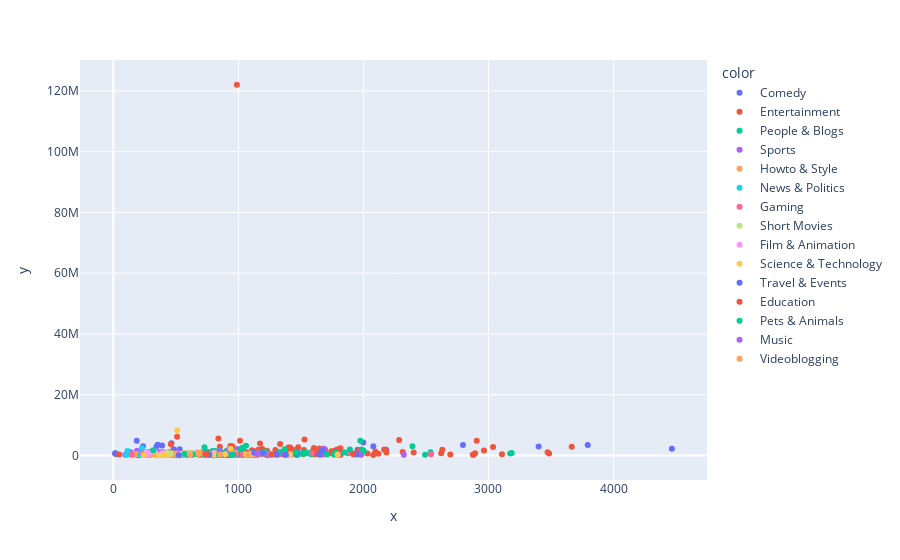

Source (notebook cell):
### Code cell
px.scatter(y= viewership['views'], x=df['times'], color=df['category_title'])

### Figure 1 — Plotly figure (JSON) as saved in the notebook; plotly's stock layout.template omitted (floating-point values rounded to 4 significant figures; data arrays with more than 128 entries replaced by an {"elided": "..."} marker saying what was removed)
{"data": [{"hovertemplate": "color=Comedy<br>x=%{x}<br>y=%{y}<extra></extra>", "legendgroup": "Comedy", "marker": {"color": "#636efa", "symbol": "circle"}, "mode": "markers", "name": "Comedy", "orientation": "v", "showlegend": true, "type": "scatter", "x": [2079, 237, 2183, 925, 1032, 294, 483, 355, 1999, 465, 2796, 389, 21, 3794, 501, 396, 530, 187, 204, 204, 1953, 346, 16, 880, 346, 1241, 881, 750, 1137, 332, 3401, 4467, 483, 892, 14, 982, 369, 1815], "xaxis": "x", "y": [3035449, 3059632, 1857685, 662375, 592922, 1149876, 184199, 3511653, 4237497, 4046551, 3444823, 3328300, 531655, 3422918, 535645, 1066142, 2081056, 4864059, 714905, 189836, 1891925, 3062268, 775237, 570472, 1243824, 247774, 164240, 684642, 765259, 686825, 2954097, 2203920, 2045638, 792056, 650252, 329615, 794057, 661424], "yaxis": "y"}, {"hovertemplate": "color=Entertainment<br>x=%{x}<br>y=%{y}<extra></extra>", "legendgroup": "Entertainment", "marker": {"color": "#EF553B", "symbol": "circle"}, "mode": "markers", "name": "Entertainment", "orientation": "v", "showlegend": true, "type": "scatter", "x": {"elided": "159 int values"}, "xaxis": "x", "y": {"elided": "159 int values"}, "yaxis": "y"}, {"hovertemplate": "color=People & Blogs<br>x=%{x}<br>y=%{y}<extra></extra>", "legendgroup": "People & Blogs", "marker": {"color": "#00cc96", "symbol": "circle"}, "mode": "markers", "name": "People & Blogs", "orientation": "v", "showlegend": true, "type": "scatter", "x": [1536, 866, 538, 829, 701, 1984, 911, 187, 1580, 1321, 815, 1365, 984, 1109, 1514, 1005, 407, 1268, 733, 831, 967, 1845, 1072, 1792, 2537, 1044, 2392, 1479, 691, 1217, 1336, 1874, 1032, 1523, 905, 1099, 1093, 864, 1233, 3174, 239, 1975, 1331, 474, 1779, 788, 853, 785, 1185, 595, 630, 948, 1165, 2493, 626, 351, 1223, 835, 920, 1028, 753, 948, 1230, 497, 781, 973, 1373, 950, 1470, 1143, 1766, 748, 3186, 792, 698, 1709, 1060, 1144, 646, 839, 729, 1534, 1463, 791, 1567, 761, 847, 595, 522, 506, 793, 692, 959, 734, 1686, 986, 996, 476, 514], "xaxis": "x", "y": [641662, 478010, 241487, 585141, 802762, 384741, 568531, 177980, 370242, 714655, 1483465, 916314, 295230, 429423, 608928, 647051, 375582, 302098, 160042, 512477, 525242, 1039030, 266591, 348642, 1040775, 746428, 3060329, 432016, 158293, 1284263, 1035593, 763808, 2519262, 846921, 1507657, 717078, 221013, 185201, 221881, 646732, 257423, 4854232, 1081699, 757987, 899390, 406616, 1534925, 681919, 994540, 504516, 286360, 274893, 399047, 231074, 575102, 341936, 728516, 732299, 1247688, 642624, 445441, 1575420, 257537, 514454, 223747, 988391, 211840, 959247, 167034, 197690, 241767, 509616, 827056, 183816, 874798, 344423, 491229, 637602, 394395, 357401, 2721571, 798029, 273390, 144223, 905820, 695633, 216127, 507747, 477123, 103443, 1505025, 140060, 657397, 1202766, 835727, 370973, 529224, 425026, 864484], "yaxis": "y"}, {"hovertemplate": "color=Sports<br>x=%{x}<br>y=%{y}<extra></extra>", "legendgroup": "Sports", "marker": {"color": "#ab63fa", "symbol": "circle"}, "mode": "markers", "name": "Sports", "orientation": "v", "showlegend": true, "type": "scatter", "x": [920, 1115, 484, 645, 1038, 835, 1683, 2323, 843, 721, 849, 989, 254, 272, 957, 1401, 475, 142, 284, 1055, 747, 826, 581, 606, 352, 351, 1309, 361, 374, 552, 1979, 148, 1101, 274, 675, 95, 1796, 252, 216, 1042, 624, 1364, 1660, 523, 666, 423, 189, 512, 1238, 114, 990, 324], "xaxis": "x", "y": [1836047, 634689, 553700, 573799, 305078, 303320, 2249868, 239134, 377220, 618351, 1515103, 1434693, 179858, 1029089, 277001, 293142, 718915, 913731, 154029, 353449, 394879, 485262, 663415, 212398, 502894, 418151, 532891, 197242, 1033246, 167009, 252724, 204381, 361875, 356734, 389282, 257165, 357743, 456909, 752622, 344271, 718560, 358023, 283698, 141518, 474374, 924204, 1548215, 988123, 278616, 875341, 2123149, 585980], "yaxis": "y"}, {"hovertemplate": "color=Howto & Style<br>x=%{x}<br>y=%{y}<extra></extra>", "legendgroup": "Howto & Style", "marker": {"color": "#FFA15A", "symbol": "circle"}, "mode": "markers", "name": "Howto & Style", "orientation": "v", "showlegend": true, "type": "scatter", "x": [504, 166, 970, 411, 446, 470, 395, 272, 481, 680, 1051, 1106, 784, 497, 361, 557, 192, 397, 310, 978, 413, 507, 336, 1147, 558, 499, 670, 292, 415, 697, 625, 685, 1263, 380, 305, 777], "xaxis": "x", "y": [483205, 384464, 526462, 398706, 209742, 668803, 539135, 559628, 240016, 284272, 346281, 233506, 326590, 403665, 379860, 217746, 484673, 128868, 551308, 811363, 224915, 332550, 179628, 738282, 700191, 591084, 808368, 270304, 277113, 837779, 434472, 719249, 426819, 347158, 420514, 357086], "yaxis": "y"}, {"hovertemplate": "color=News & Politics<br>x=%{x}<br>y=%{y}<extra></extra>", "legendgroup": "News & Politics", "marker": {"color": "#19d3f3", "symbol": "circle"}, "mode": "markers", "name": "News & Politics", "orientation": "v", "showlegend": true, "type": "scatter", "x": [229, 106, 113, 216, 369], "xaxis": "x", "y": [2366427, 259074, 1467077, 314188, 239324], "yaxis": "y"}, {"hovertemplate": "color=Gaming<br>x=%{x}<br>y=%{y}<extra></extra>", "legendgroup": "Gaming", "marker": {"color": "#FF6692", "symbol": "circle"}, "mode": "markers", "name": "Gaming", "orientation": "v", "showlegend": true, "type": "scatter", "x": [1588, 233, 2540, 147, 1142, 978, 1186, 1038, 1037, 1892], "xaxis": "x", "y": [730341, 678909, 375508, 356518, 443757, 254452, 374616, 524374, 392067, 865810], "yaxis": "y"}, {"hovertemplate": "color=Short Movies<br>x=%{x}<br>y=%{y}<extra></extra>", "legendgroup": "Short Movies", "marker": {"color": "#B6E880", "symbol": "circle"}, "mode": "markers", "name": "Short Movies", "orientation": "v", "showlegend": true, "type": "scatter", "x": [431, 580, 459, 628, 445], "xaxis": "x", "y": [895107, 811999, 671426, 834433, 582962], "yaxis": "y"}, {"hovertemplate": "color=Film & Animation<br>x=%{x}<br>y=%{y}<extra></extra>", "legendgroup": "Film & Animation", "marker": {"color": "#FF97FF", "symbol": "circle"}, "mode": "markers", "name": "Film & Animation", "orientation": "v", "showlegend": true, "type": "scatter", "x": [330, 808, 287, 267, 271, 394], "xaxis": "x", "y": [1388770, 917449, 932531, 963800, 234052, 855368], "yaxis": "y"}, {"hovertemplate": "color=Science & Technology<br>x=%{x}<br>y=%{y}<extra></extra>", "legendgroup": "Science & Technology", "marker": {"color": "#FECB52", "symbol": "circle"}, "mode": "markers", "name": "Science & Technology", "orientation": "v", "showlegend": true, "type": "scatter", "x": [243, 424, 403, 938, 537, 1096, 511, 1131, 1062, 1416, 363, 812, 895, 1794], "xaxis": "x", "y": [148996, 198163, 108687, 2235567, 502890, 529900, 8298987, 633412, 295194, 441568, 114244, 277203, 412049, 291620], "yaxis": "y"}, {"hovertemplate": "color=Travel & Events<br>x=%{x}<br>y=%{y}<extra></extra>", "legendgroup": "Travel & Events", "marker": {"color": "#636efa", "symbol": "circle"}, "mode": "markers", "name": "Travel & Events", "orientation": "v", "showlegend": true, "type": "scatter", "x": [1647, 1127, 1303, 768, 524, 1459, 847, 1472, 1672, 1380, 1192, 1944], "xaxis": "x", "y": [286113, 904672, 396837, 213739, 125176, 561748, 123669, 1271125, 1762993, 242526, 824480, 334495], "yaxis": "y"}, {"hovertemplate": "color=Education<br>x=%{x}<br>y=%{y}<extra></extra>", "legendgroup": "Education", "marker": {"color": "#EF553B", "symbol": "circle"}, "mode": "markers", "name": "Education", "orientation": "v", "showlegend": true, "type": "scatter", "x": [735, 1266, 744, 1917, 2402], "xaxis": "x", "y": [592598, 361175, 394876, 691134, 989461], "yaxis": "y"}, {"hovertemplate": "color=Pets & Animals<br>x=%{x}<br>y=%{y}<extra></extra>", "legendgroup": "Pets & Animals", "marker": {"color": "#00cc96", "symbol": "circle"}, "mode": "markers", "name": "Pets & Animals", "orientation": "v", "showlegend": true, "type": "scatter", "x": [1891, 846, 319, 1061, 636, 569, 954, 1369, 1460, 2002, 1987, 1019], "xaxis": "x", "y": [2007270, 261939, 1733297, 3221646, 313253, 514805, 274687, 2066837, 1037616, 1553303, 1944212, 2167236], "yaxis": "y"}, {"hovertemplate": "color=Music<br>x=%{x}<br>y=%{y}<extra></extra>", "legendgroup": "Music", "marker": {"color": "#ab63fa", "symbol": "circle"}, "mode": "markers", "name": "Music", "orientation": "v", "showlegend": true, "type": "scatter", "x": [1151], "xaxis": "x", "y": [649074], "yaxis": "y"}, {"hovertemplate": "color=Videoblogging<br>x=%{x}<br>y=%{y}<extra></extra>", "legendgroup": "Videoblogging", "marker": {"color": "#FFA15A", "symbol": "circle"}, "mode": "markers", "name": "Videoblogging", "orientation": "v", "showlegend": true, "type": "scatter", "x": [615, 853, 1077], "xaxis": "x", "y": [290704, 252905, 180667], "yaxis": "y"}], "layout": {"legend": {"title": {"text": "color"}, "tracegroupgap": 0}, "margin": {"t": 60}, "xaxis": {"anchor": "y", "domain": [0, 1], "title": {"text": "x"}}, "yaxis": {"anchor": "x", "domain": [0, 1], "title": {"text": "y"}}}}
